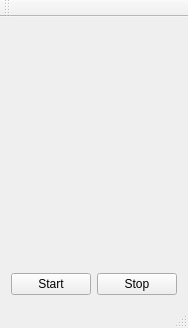
<?xml version="1.0" encoding="UTF-8"?>
<ui version="4.0">
 <class>MainWindow</class>
 <widget class="QMainWindow" name="MainWindow">
  <property name="geometry">
   <rect>
    <x>0</x>
    <y>0</y>
    <width>176</width>
    <height>328</height>
   </rect>
  </property>
  <property name="windowTitle">
   <string>videotest4</string>
  </property>
  <widget class="QWidget" name="centralWidget">
   <layout class="QGridLayout" name="gridLayout">
    <item row="0" column="0" colspan="2">
     <widget class="QQtWidget" name="widget" native="true"/>
    </item>
    <item row="1" column="0">
     <widget class="QPushButton" name="pushButton">
      <property name="sizePolicy">
       <sizepolicy hsizetype="Fixed" vsizetype="Fixed">
        <horstretch>0</horstretch>
        <verstretch>0</verstretch>
       </sizepolicy>
      </property>
      <property name="text">
       <string>Start</string>
      </property>
     </widget>
    </item>
    <item row="1" column="1">
     <widget class="QPushButton" name="pushButton_2">
      <property name="sizePolicy">
       <sizepolicy hsizetype="Fixed" vsizetype="Fixed">
        <horstretch>0</horstretch>
        <verstretch>0</verstretch>
       </sizepolicy>
      </property>
      <property name="text">
       <string>Stop</string>
      </property>
     </widget>
    </item>
   </layout>
  </widget>
  <widget class="QMenuBar" name="menuBar">
   <property name="geometry">
    <rect>
     <x>0</x>
     <y>0</y>
     <width>176</width>
     <height>17</height>
    </rect>
   </property>
  </widget>
  <widget class="QToolBar" name="mainToolBar">
   <attribute name="toolBarArea">
    <enum>TopToolBarArea</enum>
   </attribute>
   <attribute name="toolBarBreak">
    <bool>false</bool>
   </attribute>
  </widget>
  <widget class="QStatusBar" name="statusBar"/>
 </widget>
 <layoutdefault spacing="6" margin="11"/>
 <customwidgets>
  <customwidget>
   <class>QQtWidget</class>
   <extends>QWidget</extends>
   <header>qqtwidget.h</header>
   <container>1</container>
  </customwidget>
 </customwidgets>
 <resources/>
 <connections/>
</ui>
